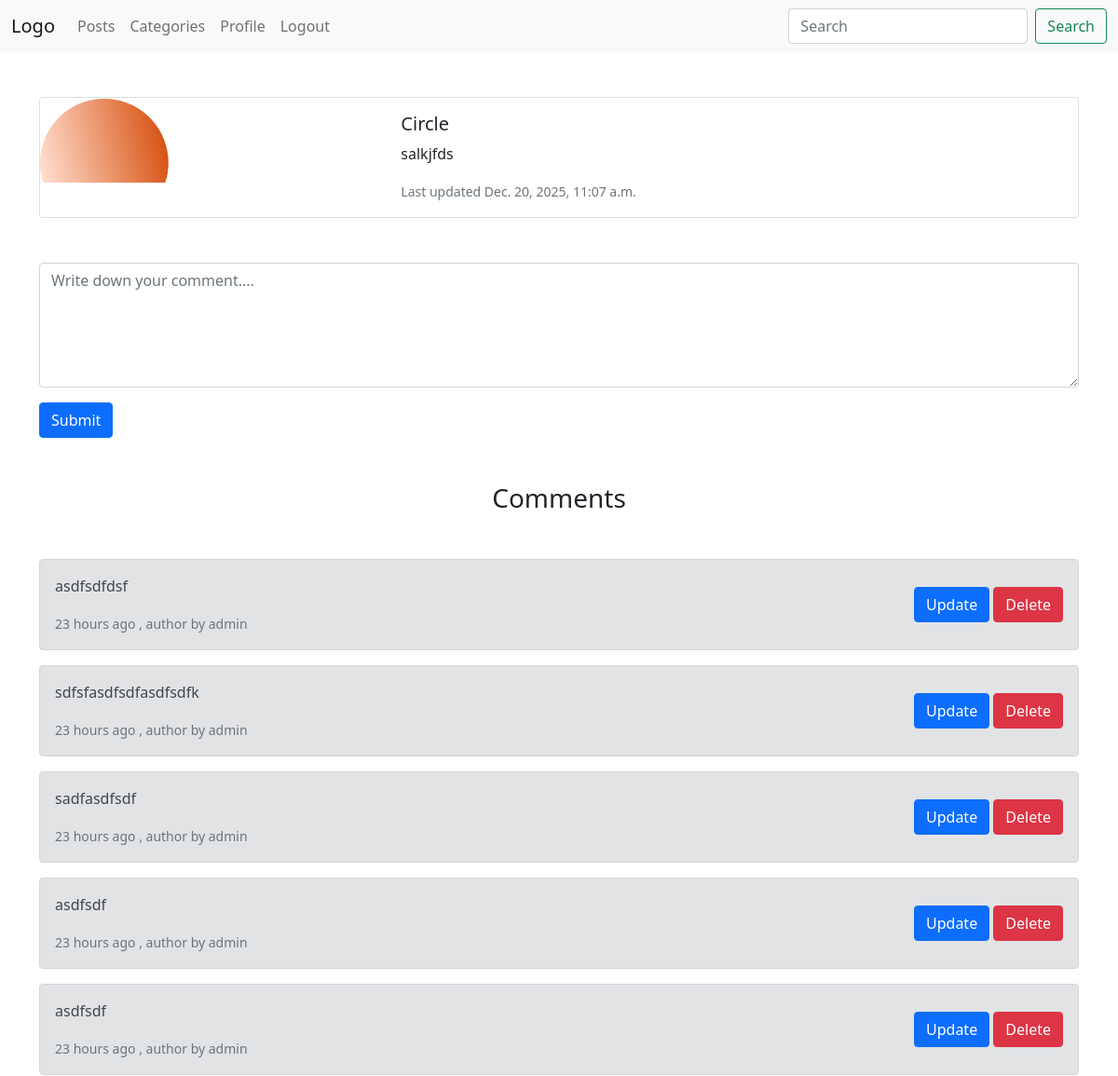
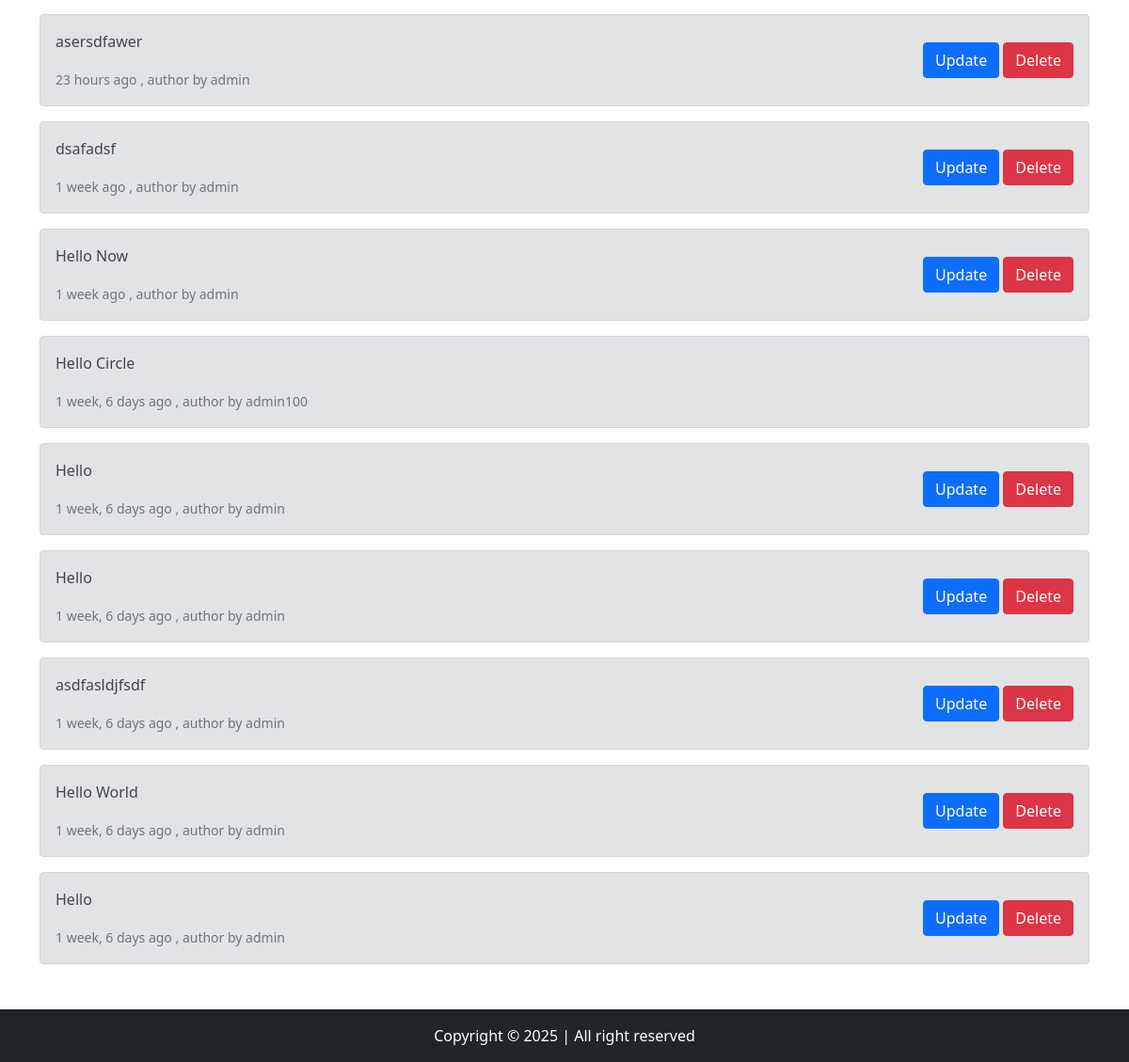
The page /post/detail/1/ (signed in) on the database its author committed (2 pictures, top to bottom).
### app/models.py (models this page shows)
class PostModel(models.Model):
    title = models.CharField(max_length=50)
    description = models.TextField()
    image = models.ImageField(null=True, upload_to="posts/")
    category = models.ForeignKey(CategoryModel, on_delete=models.CASCADE, null=True)
    viewer = models.IntegerField(default=0)
    created_at = models.DateTimeField(auto_now_add=True)
    updated_at = models.DateTimeField(auto_now=True)

class CommentModel(models.Model):
    message = models.TextField()
    author = models.ForeignKey(User, on_delete=models.CASCADE)
    post = models.ForeignKey(PostModel, on_delete=models.CASCADE)
    created_at = models.DateTimeField(auto_now_add=True)
    updated_at = models.DateTimeField(auto_now=True)

### app/views.py (the view)
# urls.py: path("post/detail/<int:pk>/", views.post_detail),
def post_detail(request, pk):
    post = PostModel.objects.get(id=pk)
    comments = CommentModel.objects.filter(post_id=post.id).order_by("-created_at")
    context = {"post": post, "comments": comments}
    return render(request, "post_detail.html", context)

### templates/post_detail.html (shortened to what this page needs)
{% extends 'components/base.html' %}
{% load humanize %}
{% block body %}
<div class="card mb-3">
    <div class="row g-0">
        <div class="col-md-4">
            <img src="{{ post.image.url }}" class="img-fluid rounded-start" alt="{{ post.title }}">
        </div>
        <div class="col-md-8">
            <div class="card-body">
                <h5 class="card-title">{{ post.title }}</h5>
                <p class="card-text">{{ post.description }}</p>
                <p class="card-text"><small class="text-muted">Last updated {{ post.updated_at }}</small></p>
            </div>
        </div>
    </div>
</div>
{% if request.user.is_authenticated %}
<form class="mt-5" method="POST" action="/comment/create/{{post.id}}/">
    <div class="mb-3">
        <textarea class="form-control" name="message" rows="5" placeholder="Write down your comment...."></textarea>
    </div>
    <button type="submit" class="btn btn-primary">Submit</button>
</form>
{% endif %}
<div class="mt-5">
    <h3 class="text-center mb-5">Comments</h3>
    {% for comment in comments %}
    <div class="alert alert-secondary" role="alert">
        <div class="d-flex align-items-center justify-content-between">
            <div>
                <p>{{comment.message}}</p>
                <small class="text-muted">{{comment.created_at|naturaltime}} , author by
                    {{comment.author.username}}</small>
            </div>
            {% if comment.author.id == request.user.id %}
            <div>
                <a href="#" class="btn btn-primary">Update</a>
                <a href="#" class="btn btn-danger">Delete</a>
            </div>
            {% endif %}
        </div>
    </div>
    {% endfor %}
</div>
{% endblock %}

### rows shown on the page
PostModel: image (picture), title "Circle", description "salkjfds", updated_at "Dec. 20, 2025, 11:07 a.m."
CommentModel: message "asdfsdfdsf", created_at "23 hours ago", author.username "admin", shows "Update"
CommentModel: message "sdfsfasdfsdfasdfsdfk", created_at "23 hours ago", author.username "admin", shows "Update"
CommentModel: message "sadfasdfsdf", created_at "23 hours ago", author.username "admin", shows "Update"
CommentModel: message "asdfsdf", created_at "23 hours ago", author.username "admin", shows "Update"
CommentModel: message "asdfsdf", created_at "23 hours ago", author.username "admin", shows "Update"
CommentModel: message "asersdfawer", created_at "23 hours ago", author.username "admin", shows "Update"
CommentModel: message "dsafadsf", created_at "1 week ago", author.username "admin", shows "Update"
CommentModel: message "Hello Now", created_at "1 week ago", author.username "admin", shows "Update"
CommentModel: message "Hello Circle", created_at "1 week, 6 days ago", author.username "admin100"
CommentModel: message "Hello", created_at "1 week, 6 days ago", author.username "admin", shows "Update"
CommentModel: message "Hello", created_at "1 week, 6 days ago", author.username "admin", shows "Update"
CommentModel: message "asdfasldjfsdf", created_at "1 week, 6 days ago", author.username "admin", shows "Update"
CommentModel: message "Hello World", created_at "1 week, 6 days ago", author.username "admin", shows "Update"
CommentModel: message "Hello", created_at "1 week, 6 days ago", author.username "admin", shows "Update"
